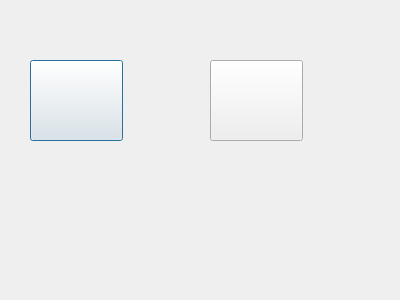
<?xml version="1.0" encoding="UTF-8"?>
<ui version="4.0">
 <class>chaita</class>
 <widget class="QDialog" name="chaita">
  <property name="geometry">
   <rect>
    <x>0</x>
    <y>0</y>
    <width>400</width>
    <height>300</height>
   </rect>
  </property>
  <property name="windowTitle">
   <string>Dialog</string>
  </property>
  <widget class="QPushButton" name="pushButton">
   <property name="geometry">
    <rect>
     <x>30</x>
     <y>60</y>
     <width>93</width>
     <height>81</height>
    </rect>
   </property>
   <property name="text">
    <string> </string>
   </property>
  </widget>
  <widget class="QPushButton" name="pushButton_2">
   <property name="geometry">
    <rect>
     <x>210</x>
     <y>60</y>
     <width>93</width>
     <height>81</height>
    </rect>
   </property>
   <property name="text">
    <string> </string>
   </property>
  </widget>
 </widget>
 <resources/>
 <connections/>
</ui>
